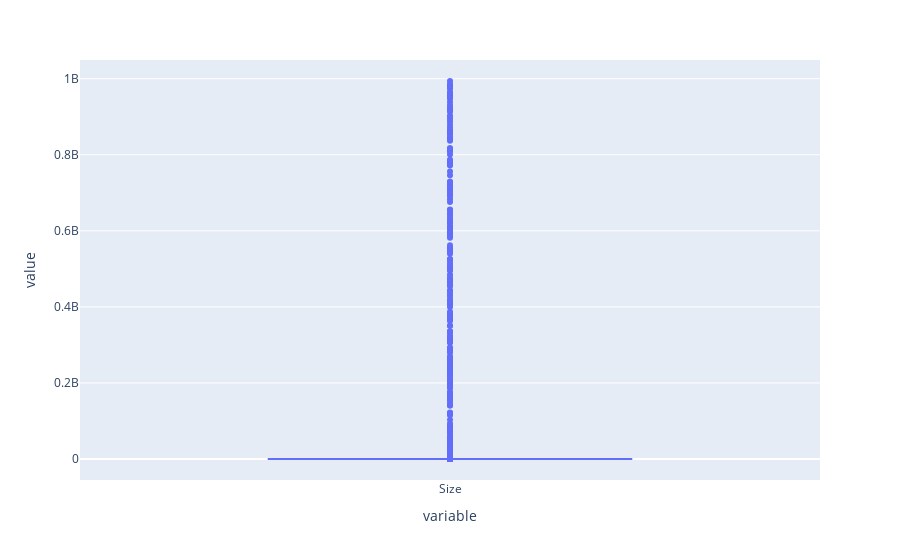

Notebook code cell kept with this figure:
### Code cell
px.box(DATA['Size'])

### Figure 1 — Plotly figure (JSON) as saved in the notebook; plotly's stock layout.template omitted (floating-point values rounded to 4 significant figures; data arrays with more than 128 entries replaced by an {"elided": "..."} marker saying what was removed)
{"data": [{"alignmentgroup": "True", "hovertemplate": "variable=%{x}<br>value=%{y}<extra></extra>", "legendgroup": "", "marker": {"color": "#636efa"}, "name": "", "notched": false, "offsetgroup": "", "orientation": "v", "showlegend": false, "type": "box", "x": {"elided": "7496 str values"}, "x0": " ", "xaxis": "x", "y": {"elided": "7496 int values"}, "y0": " ", "yaxis": "y"}], "layout": {"boxmode": "group", "legend": {"tracegroupgap": 0}, "margin": {"t": 60}, "xaxis": {"anchor": "y", "domain": [0, 1], "title": {"text": "variable"}}, "yaxis": {"anchor": "x", "domain": [0, 1], "title": {"text": "value"}}}}
